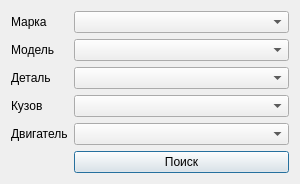
<?xml version="1.0" encoding="UTF-8"?>
<ui version="4.0">
 <class>FilterDialog</class>
 <widget class="QDialog" name="FilterDialog">
  <property name="geometry">
   <rect>
    <x>0</x>
    <y>0</y>
    <width>300</width>
    <height>173</height>
   </rect>
  </property>
  <property name="minimumSize">
   <size>
    <width>0</width>
    <height>0</height>
   </size>
  </property>
  <property name="windowTitle">
   <string>Dialog</string>
  </property>
  <layout class="QFormLayout" name="formLayout">
   <item row="0" column="0">
    <widget class="QLabel" name="label">
     <property name="text">
      <string>Марка</string>
     </property>
    </widget>
   </item>
   <item row="0" column="1">
    <widget class="QComboBox" name="markBox"/>
   </item>
   <item row="1" column="0">
    <widget class="QLabel" name="label_2">
     <property name="text">
      <string>Модель</string>
     </property>
    </widget>
   </item>
   <item row="1" column="1">
    <widget class="QComboBox" name="modelBox"/>
   </item>
   <item row="2" column="0">
    <widget class="QLabel" name="label_3">
     <property name="text">
      <string>Деталь</string>
     </property>
    </widget>
   </item>
   <item row="2" column="1">
    <widget class="QComboBox" name="detailBox"/>
   </item>
   <item row="3" column="0">
    <widget class="QLabel" name="label_4">
     <property name="text">
      <string>Кузов</string>
     </property>
    </widget>
   </item>
   <item row="3" column="1">
    <widget class="QComboBox" name="bodyBox"/>
   </item>
   <item row="4" column="0">
    <widget class="QLabel" name="label_5">
     <property name="text">
      <string>Двигатель</string>
     </property>
    </widget>
   </item>
   <item row="4" column="1">
    <widget class="QComboBox" name="engineBox"/>
   </item>
   <item row="5" column="1">
    <widget class="QPushButton" name="searchButton">
     <property name="text">
      <string>Поиск</string>
     </property>
    </widget>
   </item>
  </layout>
 </widget>
 <resources/>
 <connections/>
</ui>
